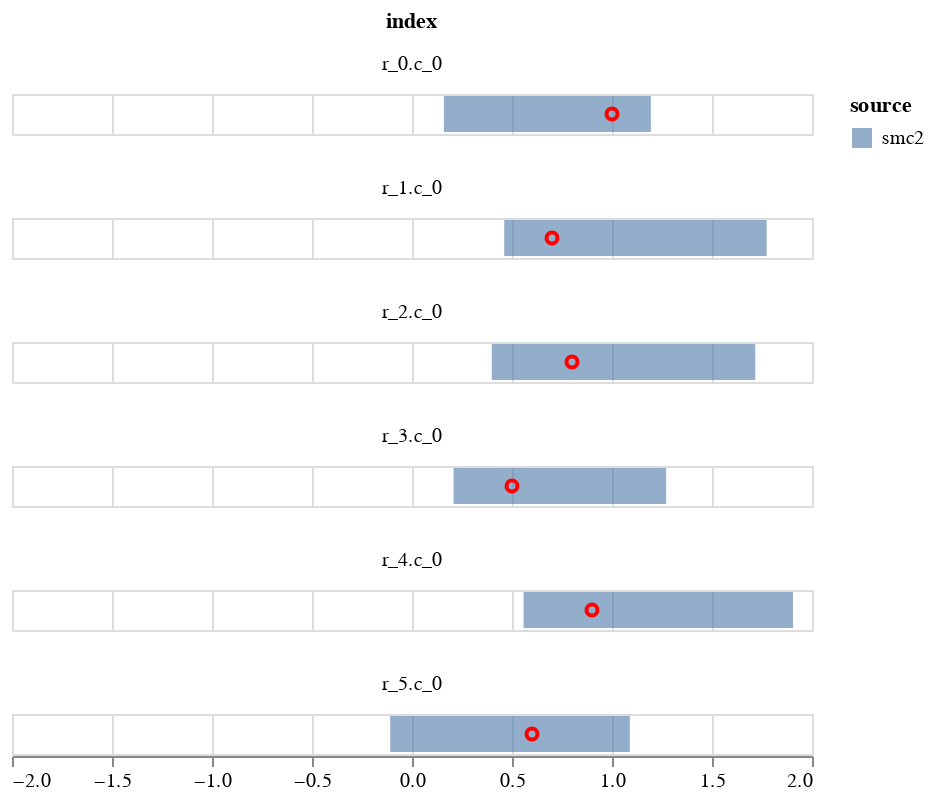

Source (notebook cell):
### Code cell
c1 = alt.Chart(plot_data).mark_bar(opacity=0.6).encode(
    alt.X('q1', title=None,  scale=alt.Scale(domain=[-2,2])),
    alt.X2('q2', title=None),
    alt.Color('source'),    
)
    

c2 = alt.Chart(plot_data).mark_point(opacity=1, color='red').encode(
        alt.X('data', title=None),
)
(c1+c2).facet(
       'index',
    columns=1
    )

### Figure 1 — Vega-Lite specification as saved in the notebook (floating-point values rounded to 4 significant figures)
{"config": {"view": {"continuousWidth": 400, "continuousHeight": 300}}, "data": {"name": "data-795eca7f2d92ab2edc12b6bc250c57b4"}, "facet": {"type": "nominal", "field": "index"}, "spec": {"layer": [{"mark": {"type": "bar", "opacity": 0.6}, "encoding": {"color": {"type": "nominal", "field": "source"}, "x": {"type": "quantitative", "field": "q1", "scale": {"domain": [-2, 2]}, "title": null}, "x2": {"field": "q2", "title": null}}}, {"mark": {"type": "point", "color": "red", "opacity": 1}, "encoding": {"x": {"type": "quantitative", "field": "data", "title": null}}}]}, "columns": 1, "$schema": "https://vega.github.io/schema/vega-lite/v4.8.1.json", "datasets": {"data-795eca7f2d92ab2edc12b6bc250c57b4": [{"index": "r_0.c_0", "q1": 0.1593, "q2": 1.194, "source": "smc2", "data": 1.0}, {"index": "r_1.c_0", "q1": 0.4612, "q2": 1.773, "source": "smc2", "data": 0.7}, {"index": "r_2.c_0", "q1": 0.3987, "q2": 1.716, "source": "smc2", "data": 0.8}, {"index": "r_3.c_0", "q1": 0.2076, "q2": 1.271, "source": "smc2", "data": 0.5}, {"index": "r_4.c_0", "q1": 0.5578, "q2": 1.905, "source": "smc2", "data": 0.9}, {"index": "r_5.c_0", "q1": -0.109, "q2": 1.089, "source": "smc2", "data": 0.6}]}}
